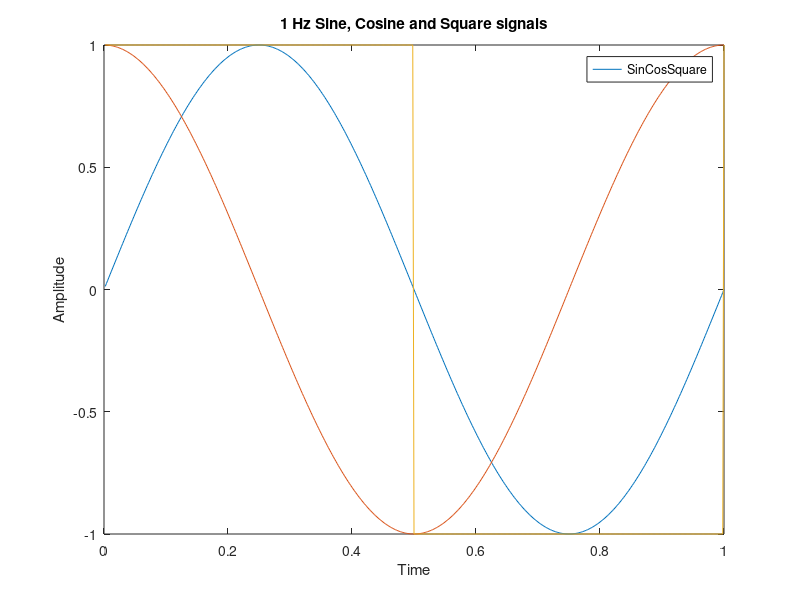

The MATLAB script that drew this image:
clear all;
close all;
clc;

N=500; % no of data points
T = 1; % time period of signals
fs= N/T; % sampling freq
t = [1:N]/fs; % Time vector

x=sin(2*pi*t); % 1 Hz sine wave
y=cos(2*pi*t); % 1 Hz cosine wave
z = square(2*pi*t); % 1 Hz square wave

% plotting all 3 signals
figure(1);
plot(t,x);
hold on;
plot(t,y);
plot(t,z);
title("1 Hz Sine, Cosine and Square signals")
xlabel("Time");
ylabel("Amplitude");
legend(["Sin", "Cos", "Square"])
hold off;

% Calculate corr among all signals
D = zeros(N,3); % matrix having all signals
D(:,1) = x; % signals in columns
D(:,2) = y;
D(:,3) = z;
r = corrcoef(D); % corr using this func
disp(r)